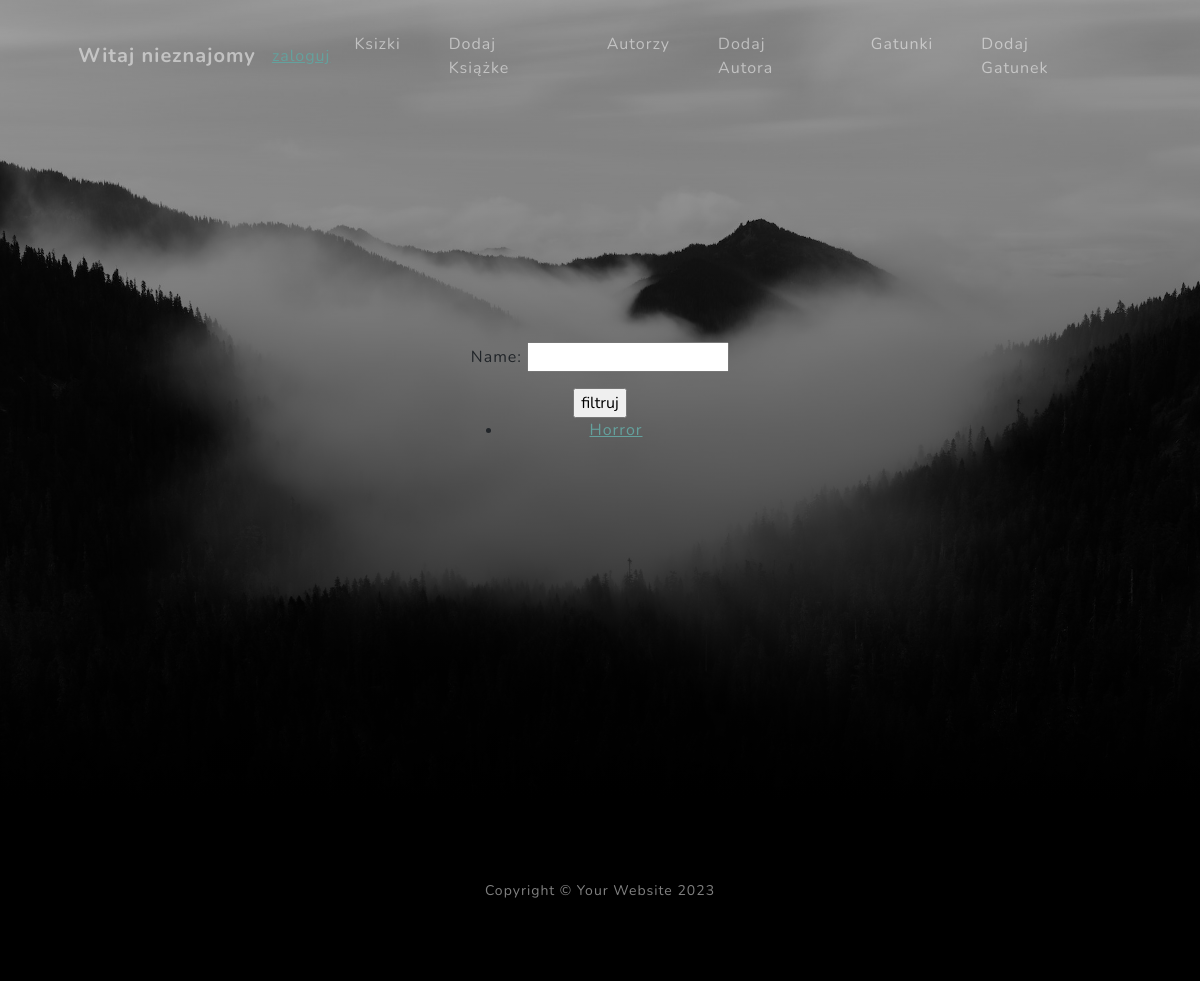
Before: /listGenre/ with the older database file.
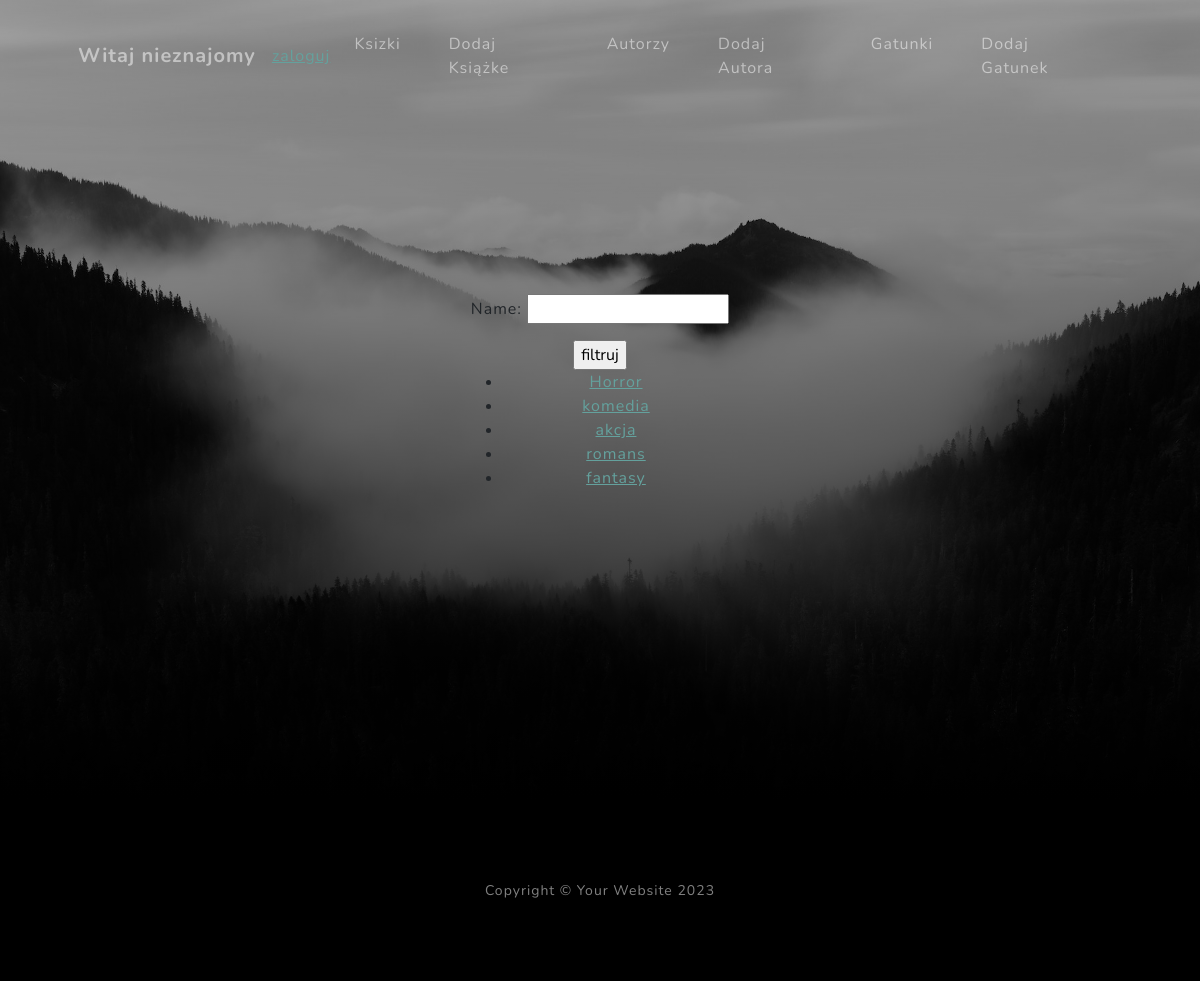
After: the same page with the newer database file.
### polka/models.py (models this page shows)
class Genre(models.Model):
    name = models.CharField(max_length=50)
    def get_absolute_url(self):
        return reverse('detail_genre', args=(self.id,))
    def __str__(self):
        return self.name

### polka/views.py (the view)
# urls.py: path('listGenre/', views.ListGenreView.as_view(), name='list_genre'),
class ListGenreView(View):
    def get(self, request):
        genres = Genre.objects.all()
        form = GenreSearchForm(request.GET)
        if form.is_valid():
            name = form.cleaned_data.get('name', '')
            genres = genres.filter(name__icontains=name)
        return render(request, 'list_view.html', {'object_list': genres, 'form': form})

### polka/forms.py
class GenreSearchForm(forms.Form):
    name = forms.CharField(max_length=50, required=False)

### templates/list_view.html
{% extends 'index.html' %}
{% block zawartosc %}
    {% if form %}
        <form>
            {{ form.as_p }}
            <input type="submit" value="filtruj">
        </form>
    {% endif %}
    {% include 'list.html' %}
{% endblock %}

### templates/list.html
<ul>
    {% for obj in object_list %}
        <li><a href="{{ obj.get_absolute_url }}"> {{ obj }}</a></li>
    {% endfor %}
</ul>

Changed rows visible on the page:
added Genre: name "komedia"
added Genre: name "akcja"
added Genre: name "romans"
added Genre: name "fantasy"
